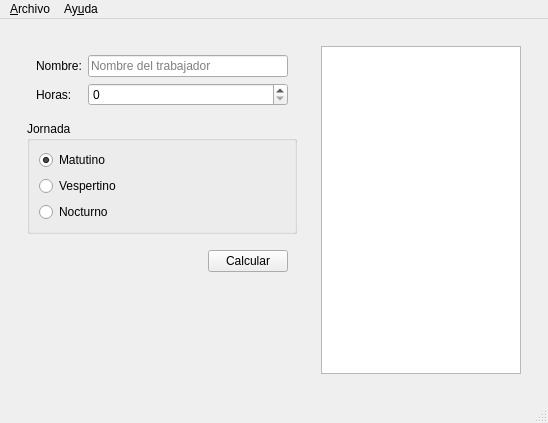
<?xml version="1.0" encoding="UTF-8"?>
<ui version="4.0">
 <class>Principal</class>
 <widget class="QMainWindow" name="Principal">
  <property name="geometry">
   <rect>
    <x>0</x>
    <y>0</y>
    <width>548</width>
    <height>423</height>
   </rect>
  </property>
  <property name="windowTitle">
   <string>Principal</string>
  </property>
  <widget class="QWidget" name="centralwidget">
   <layout class="QHBoxLayout" name="horizontalLayout_3">
    <item>
     <widget class="QWidget" name="widget_5" native="true">
      <layout class="QHBoxLayout" name="horizontalLayout_4">
       <item>
        <widget class="QWidget" name="widget_3" native="true">
         <layout class="QVBoxLayout" name="verticalLayout_2">
          <item>
           <widget class="QWidget" name="widget" native="true">
            <layout class="QFormLayout" name="formLayout">
             <item row="0" column="0">
              <widget class="QLabel" name="label">
               <property name="text">
                <string>Nombre:</string>
               </property>
              </widget>
             </item>
             <item row="0" column="1">
              <widget class="QLineEdit" name="inNombre">
               <property name="minimumSize">
                <size>
                 <width>200</width>
                 <height>0</height>
                </size>
               </property>
               <property name="toolTip">
                <string>Ingrese el nombre del trabajador</string>
               </property>
               <property name="placeholderText">
                <string>Nombre del trabajador</string>
               </property>
              </widget>
             </item>
             <item row="2" column="0">
              <widget class="QLabel" name="label_2">
               <property name="text">
                <string>Horas:</string>
               </property>
              </widget>
             </item>
             <item row="2" column="1">
              <widget class="QSpinBox" name="inHoras">
               <property name="toolTip">
                <string>Horas trabajadas en la semana</string>
               </property>
               <property name="maximum">
                <number>50</number>
               </property>
              </widget>
             </item>
            </layout>
           </widget>
          </item>
          <item>
           <widget class="QGroupBox" name="groupBox">
            <property name="title">
             <string>Jornada</string>
            </property>
            <layout class="QVBoxLayout" name="verticalLayout">
             <item>
              <widget class="QRadioButton" name="inMatutino">
               <property name="statusTip">
                <string>Jornada de la mañana</string>
               </property>
               <property name="text">
                <string>Matutino</string>
               </property>
               <property name="checked">
                <bool>true</bool>
               </property>
              </widget>
             </item>
             <item>
              <widget class="QRadioButton" name="inVespertino">
               <property name="statusTip">
                <string>Jornada de la tarde</string>
               </property>
               <property name="text">
                <string>Vespertino</string>
               </property>
              </widget>
             </item>
             <item>
              <widget class="QRadioButton" name="inNocturno">
               <property name="statusTip">
                <string>Jornada de la noche</string>
               </property>
               <property name="text">
                <string>Nocturno</string>
               </property>
              </widget>
             </item>
            </layout>
           </widget>
          </item>
          <item>
           <widget class="QWidget" name="widget_2" native="true">
            <layout class="QHBoxLayout" name="horizontalLayout">
             <item>
              <spacer name="horizontalSpacer">
               <property name="orientation">
                <enum>Qt::Horizontal</enum>
               </property>
               <property name="sizeHint" stdset="0">
                <size>
                 <width>81</width>
                 <height>25</height>
                </size>
               </property>
              </spacer>
             </item>
             <item>
              <widget class="QPushButton" name="cmdCalcular">
               <property name="text">
                <string>Calcular</string>
               </property>
              </widget>
             </item>
            </layout>
           </widget>
          </item>
          <item>
           <spacer name="verticalSpacer">
            <property name="orientation">
             <enum>Qt::Vertical</enum>
            </property>
            <property name="sizeHint" stdset="0">
             <size>
              <width>20</width>
              <height>40</height>
             </size>
            </property>
           </spacer>
          </item>
         </layout>
        </widget>
       </item>
       <item>
        <widget class="QWidget" name="widget_4" native="true">
         <layout class="QHBoxLayout" name="horizontalLayout_2">
          <item>
           <widget class="QPlainTextEdit" name="outResultados"/>
          </item>
         </layout>
        </widget>
       </item>
      </layout>
     </widget>
    </item>
   </layout>
  </widget>
  <widget class="QMenuBar" name="menubar">
   <property name="geometry">
    <rect>
     <x>0</x>
     <y>0</y>
     <width>548</width>
     <height>26</height>
    </rect>
   </property>
   <widget class="QMenu" name="menuArchivo">
    <property name="title">
     <string>&amp;Archivo</string>
    </property>
    <addaction name="action_Abrir"/>
    <addaction name="action_Guardar"/>
    <addaction name="separator"/>
    <addaction name="action_Calcular"/>
    <addaction name="separator"/>
    <addaction name="actionSalir"/>
    <addaction name="separator"/>
   </widget>
   <widget class="QMenu" name="menuAy_uda">
    <property name="title">
     <string>Ay&amp;uda</string>
    </property>
    <addaction name="actionAcerca_de"/>
   </widget>
   <addaction name="menuArchivo"/>
   <addaction name="menuAy_uda"/>
  </widget>
  <widget class="QStatusBar" name="statusbar"/>
  <action name="action_Nuevo">
   <property name="text">
    <string>&amp;Nuevo</string>
   </property>
   <property name="shortcut">
    <string>Ctrl+N</string>
   </property>
  </action>
  <action name="action_Abrir">
   <property name="text">
    <string>&amp;Abrir</string>
   </property>
   <property name="shortcut">
    <string>Ctrl+A</string>
   </property>
  </action>
  <action name="action_Guardar">
   <property name="text">
    <string>&amp;Guardar</string>
   </property>
   <property name="shortcut">
    <string>Ctrl+G</string>
   </property>
  </action>
  <action name="action_Calcular">
   <property name="text">
    <string>&amp;Calcular</string>
   </property>
   <property name="shortcut">
    <string>F1</string>
   </property>
  </action>
  <action name="actionSalir">
   <property name="text">
    <string>&amp;Salir</string>
   </property>
   <property name="shortcut">
    <string>Ctrl+Q</string>
   </property>
  </action>
  <action name="actionAY_uda">
   <property name="text">
    <string>AY/uda</string>
   </property>
  </action>
  <action name="actionAcerca_de">
   <property name="text">
    <string>Acerca de</string>
   </property>
  </action>
 </widget>
 <resources/>
 <connections>
  <connection>
   <sender>actionSalir</sender>
   <signal>triggered()</signal>
   <receiver>Principal</receiver>
   <slot>close()</slot>
   <hints>
    <hint type="sourcelabel">
     <x>-1</x>
     <y>-1</y>
    </hint>
    <hint type="destinationlabel">
     <x>273</x>
     <y>211</y>
    </hint>
   </hints>
  </connection>
 </connections>
</ui>
